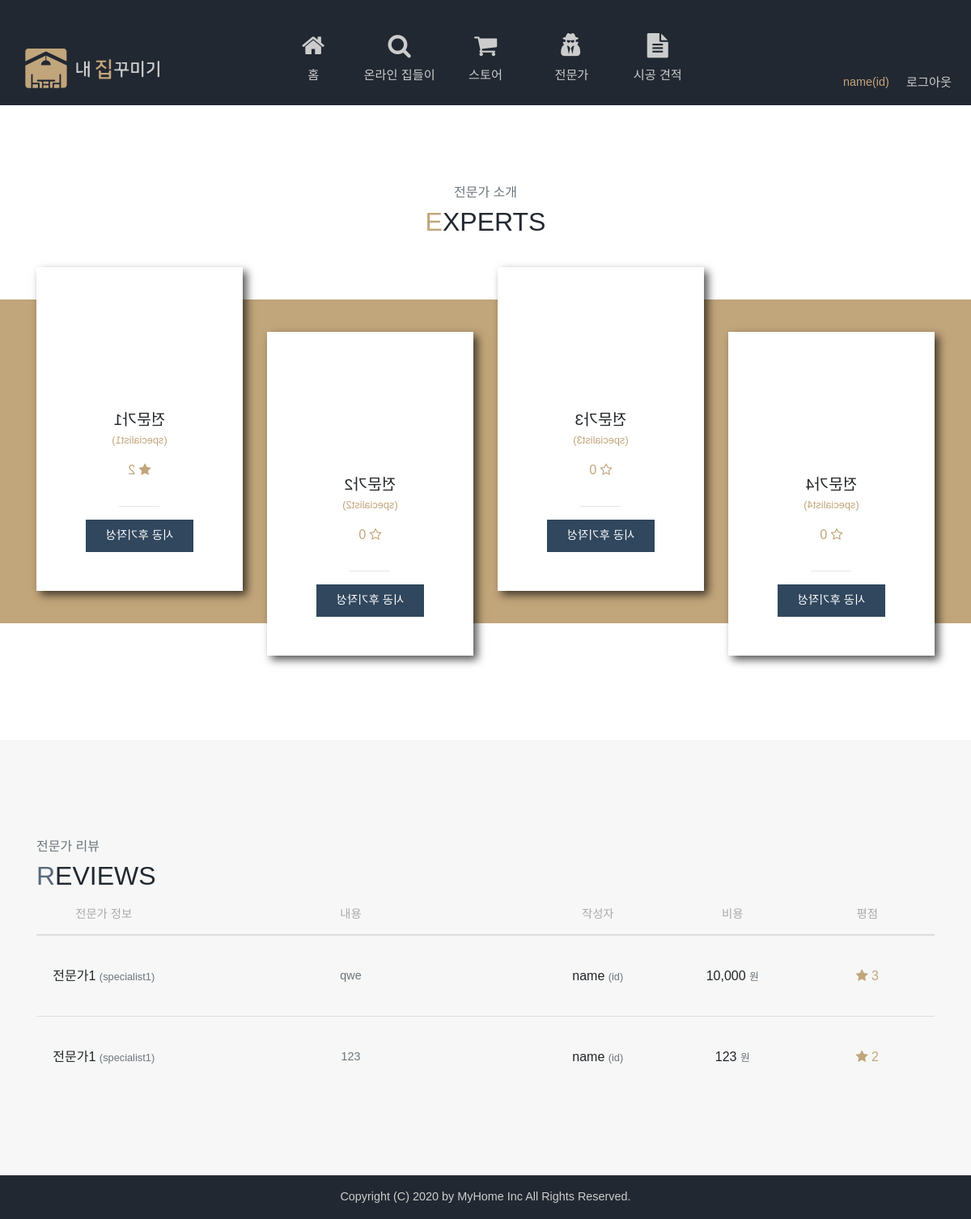
The app's page /experts (signed in) with its own data.
### tables this page shows
CREATE TABLE `users` (
  `id` int(11) NOT NULL,
  `user_id` varchar(150) NOT NULL,
  `password` varchar(150) NOT NULL,
  `user_name` varchar(150) NOT NULL,
  `photo` varchar(30) NOT NULL,
  `auth` tinyint(1) NOT NULL DEFAULT 0
);

CREATE TABLE `expert_reviews` (
  `id` int(11) NOT NULL,
  `uid` int(11) NOT NULL,
  `eid` int(11) NOT NULL,
  `contents` text NOT NULL,
  `score` int(11) NOT NULL,
  `price` int(11) NOT NULL
);

### src/Controller/UserController.php (called while the page is built, shortened)
<?php
class UserController {
    function expertPage(){
        $sql = "SELECT DISTINCT U.*, IF(R.cnt IS NULL, '0', floor(R.total / R.cnt)) score
                FROM users U
                LEFT JOIN (SELECT COUNT(*) cnt, SUM(score) total, eid FROM expert_reviews GROUP BY eid) R ON R.eid = U.id
                WHERE U.auth = 1
                ORDER BY U.id";
        $experts = DB::fetchAll($sql);
        $sql = "SELECT DISTINCT R.*, U.user_name, U.user_id, E.user_name e_name, E.user_id e_id
                FROM expert_reviews R
                LEFT JOIN users U ON U.id = R.uid
                LEFT JOIN users E ON E.id = R.eid";
        $reviews = DB::fetchAll($sql);
        view("expert", ["experts" => $experts, "reviews" => $reviews]);
    }
}

### src/web.php (called while the page is built, shortened)
<?php
Router::connect();

### public/index.php (called while the page is built, shortened)
<?php
require _SRC . "/autoload.php";
require _SRC . "/helper.php";
require _SRC . "/web.php";

### src/autoload.php (called while the page is built, shortened)
<?php
function classLoader($c){
    $filePath = _SRC . "/$c.php";
}

### src/App/DB.php (called while the page is built, shortened)
<?php
class DB {
    static $conn = null;
    static function getConnection(){
        if(self::$conn === null){
            $option = [\PDO::ATTR_DEFAULT_FETCH_MODE => \PDO::FETCH_OBJ, \PDO::ATTR_ERRMODE => \PDO::ERRMODE_EXCEPTION];
            self::$conn = new \PDO("mysql:host=localhost;dbname=housing11;charset=utf8mb4", "root", "", $option);
        }
        return self::$conn;
    }
    static function query($sql, $data = []){
        $q = self::getConnection()->prepare($sql);
        $q->execute($data);
        return $q;
    }
    static function fetchAll($sql, $data = []){
        return self::query($sql, $data)->fetchAll();
    }
}

### src/View/expert.php (the view, shortened to what this page needs)
</header>
<div class="padding">
    <div class="pb-5 text-center">
        <span class="text-muted">전문가 소개</span>
        <div class="title">EXPERTS</div>
    </div>
    <div class="mt-4 mb-5 bg-gold position-relative">
        <div class="container">
            <div class="row">
                <?php foreach($experts as $expert):?>
                <div class="expert-item col-lg-3 col-6 mb-4 mb-lg-0">
                    <div class="inner">
                        <div class="front">
                        </div>
                        <div class="back py-5 d-flex flex-column-reverse bg-white">
                            <div class="d-flex align-items-center flex-column">
                                <span class="fx-2"><?=$expert->user_name?></span>
                                <small class="text-gold">(<?=$expert->user_id?>)</small>
                                <div class="my-3 text-gold">
                                    <i class="fa fa-star<?= $expert->score == '0' ? "-o" : "" ?>"></i>
                                    <?= $expert->score ?>
                                </div>
                                <hr style="width: 50px;">
                                <button class="px-4 py-2 text-white bg-blue" data-id="<?=$expert->id?>" data-toggle="modal" data-target="#review-modal">시공 후기작성</button>
                            </div>
                        </div>
                    </div>
                </div>
                <?php endforeach;?>
            </div>
        </div>
    </div>
</div>
<div class="bg-gray">
    <div class="container padding">
        <div class="sticky-top pt-4 bg-gray">
            <span class="text-muted">전문가 리뷰</span>
            <div class="title blue">REVIEWS</div>
            <div class="table-head">
                <div class="cell-15">전문가 정보</div>
                <div class="cell-40">내용</div>
                <div class="cell-15">작성자</div>
                <div class="cell-15">비용</div>
                <div class="cell-15">평점</div>
            </div>
        </div>
        <div class="list">
            <?php foreach($reviews as $review):?>
                <div class="table-item">
                    <div class="cell-15">
                        <span><?=$review->e_name?></span>
                        <small class="text-muted">(<?=$review->e_id?>)</small>
                    </div>
                    <div class="cell-40">
                        <p class="text-muted fx-n2"><?=nl2br(htmlentities($review->contents))?></p>
                    </div>
                    <div class="cell-15">
                        <span><?=$review->user_name?></span>
                        <small class="text-muted">(<?=$review->user_id?>)</small>
                    </div>
                    <div class="cell-15">
                        <span><?=number_format($review->price)?></span>
                        <small class="text-muted">원</small>
                    </div>
                    <div class="cell-15">
                        <div class="text-gold">
                            <i class="fa fa-star"></i>
                            <?= $review->score ?>
                        </div>
                    </div>
                </div>
            <?php endforeach;?>
        </div>
    </div>
</div>

### src/App/Router.php (shortened to what this page needs)
<?php
class Router {
    static $pages = [];
    static function __callStatic($name, $args){
        if(strtolower($_SERVER['REQUEST_METHOD']) == $name){
            self::$pages[] = $args;
        }
    }
    static function connect(){
        $url = explode("?", $_SERVER['REQUEST_URI'])[0];
        foreach(self::$pages as $page){
            if($page[0] === $url){
                $action = explode("@", $page[1]);
                $con = new $conName();
                $con->{$action[1]}();
                exit;
            }
        }
    }
}

### src/helper.php (shortened to what this page needs)
<?php
function user(){
    return isset($_SESSION['user']) ? $_SESSION['user'] : false;
}
function view($viewName, $data = []){
    extract($data);
    $currentURL = explode("?", $_SERVER['REQUEST_URI'])[0];
    $filePath = _VIEW."/$viewName.php";
    if($filePath) {
        require _VIEW."/layouts/header.php";
        require $filePath;
        require _VIEW."/layouts/footer.php";
    }
    exit;
}

### src/View/layouts/header.php (shortened to what this page needs)
<!DOCTYPE html>
<html lang="en">
<head>
    <link rel="stylesheet" href="/resources/bootstrap-4.3.1-dist/css/bootstrap.min.css">
    <link rel="stylesheet" href="/resources/fontawesome/css/font-awesome.min.css">
    <link rel="stylesheet" href="/resources/css/style.css">
</head>
<body>
    <header <?= $currentURL != '/' ? "class='no-visual'" : "" ?>>
        <div id="gnb">
            <div class="py-3 px-4 h-100 d-between align-items-lg-end">
                <a href="/">
                    <img src="/resources/images/logo.svg" alt="내집꾸미기" title="내집꾸미기" height="60">
                </a>
                <div class="nav position-center mt-2 d-none d-lg-flex">
                    <a href="/">
                        <span class="icon mb-2">
                            <i class="fa fa-2x fa-home"></i>
                        </span>
                        홈
                    </a>
                    <a href="/online-party">
                        <span class="icon mb-2">
                            <i class="fa fa-2x fa-search"></i>
                        </span>
                        온라인 집들이
                    </a>
                    <a href="/store">
                        <span class="icon mb-2">
                            <i class="fa fa-2x fa-shopping-cart"></i>
                        </span>
                        스토어
                    </a>
                    <a href="/experts">
                        <span class="icon mb-2">
                            <i class="fa fa-2x fa-user-secret"></i>
                        </span>
                        전문가
                    </a>
                    <a href="/estimates">
                        <span class="icon mb-2">
                            <i class="fa fa-2x fa-file-text"></i>
                        </span>
                        시공 견적
                    </a>
                </div>
                <div>
                    <div class="auth d-none d-lg-flex">
                        <?php if(user()):?>
                            <span class="fx-n2 text-gold"><?=user()->user_name?>(<?=user()->user_id?>)</span>
                            <a href="/logout">로그아웃</a>
                        <?php else :?>
                            <a href="#" data-toggle="modal" data-target="#sign-in">로그인</a>
                            <a href="#" data-toggle="modal" data-target="#sign-up">회원가입</a>
                        <?php endif;?>
                    </div>
                </div>
            </div>
        </div>

### src/View/layouts/footer.php
    <footer class="bg-darkblue py-3 fx-n2 text-gray text-center">
        Copyright (C) 2020 by MyHome Inc All Rights Reserved.
    </footer>
</body>
</html>

### public/resources/css/style.css (style rules this page uses)
* { margin: 0; padding: 0; outline: 0; box-sizing: border-box; font-family: "나눔스퀘어", sans-serif; }
a, button, label { cursor: pointer; user-select: none; }
a, a:hover { text-decoration: none; }
p { line-height: 1.5em; word-break: keep-all; margin-bottom: 0; }
.d-between { display: flex; justify-content: space-between; align-items: center; }
.position-center { position: absolute; left: 50%; top: 50%; transform: translate(-50%, -50%) }
.padding { padding-top: 6em; padding-bottom: 6em; }
.title { font-size: 2em; color: #222831; }
.title::first-letter { color: #c1a57b; }
.title.blue::first-letter { color: #30475e; opacity: 0.8; }
.table-head, .table-item { display: flex; align-items: center; text-align: center; }
.table-head { height: 50px; border-bottom: 2px solid #ddd; color: #aaa; font-size: 0.9em; }
.table-item { min-height: 100px; padding: 1em 0; }
.table-item:not(:last-child) { border-bottom: 1px solid #ddd; }
.cell-40 { max-width: 40%; flex: 0 0 40%; }
.cell-15 { max-width: 15%; flex: 0 0 15%; }
button { background-color: transparent; border: 1px solid transparent; font-size: 0.9em; padding: 0.8em 1.8em; }
.fx-n2 { font-size: .9em; }
.fx-2 { font-size: 1.2em; }
.text-gray { color: #ccc; }
.bg-gray { background-color: #f7f7f7; }
.text-gold { color: #c1a57b; }
.bg-gold { background-color: #c1a57b; }
.bg-blue { background-color: #30475e; }
.bg-darkblue { background-color: #222831; }
header { position: relative; height: 700px; background-color: #222831; z-index: 1040; margin-bottom: 130px; }
header.no-visual { height: 130px; margin-bottom: 0; }
#gnb { max-width: 1440px; width: 100%; margin: 0 auto; position: relative; height: 130px; z-index: 10; }
#gnb a { color: #ccc; font-size: 0.95em; text-align: center; }
#gnb .icon { display: block; }
#gnb .nav a { display: block; width: 7em; }
#gnb .auth a { margin-left: 1.4em; }
.expert-item { opacity: 1; }
.expert-item:nth-child(2n - 1) { transform: translateY(-40px); }
.expert-item:nth-child(2n) { transform: translateY(40px); }
.expert-item .inner { position: relative; height: 400px; transform-style: preserve-3d; perspective: 1000px; }
.expert-item .front, .expert-item .back { position: absolute; left: 0; top: 0; width: 100%; height: 100%; transition: 1s; overflow: hidden; }
.expert-item .back { transform: rotateY(-180deg); box-shadow: -5px 5px 10px #000a; }

### records on screen
users: user_name "전문가1", user "specialist1", score "2"
users: user_name "전문가2", user "specialist2", score "0"
users: user_name "전문가3", user "specialist3", score "0"
users: user_name "전문가4", user "specialist4", score "0"
expert_reviews: users.user_name "전문가1", users.user_id "specialist1", contents "qwe", uid.user_name "name", uid.user_id "id", price "10,000", score "3"
expert_reviews: users.user_name "전문가1", users.user_id "specialist1", contents "123", uid.user_name "name", uid.user_id "id", price "123", score "2"
